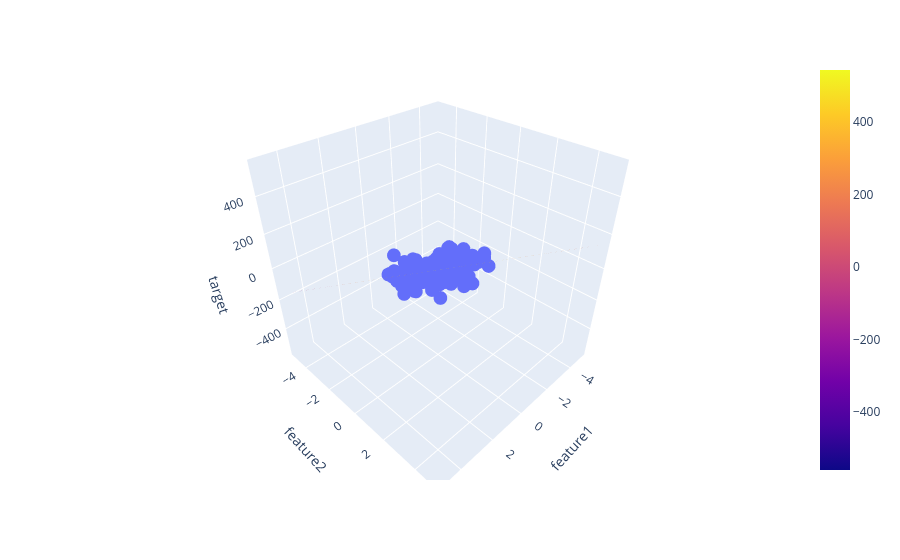

The notebook cell saved with this chart:
### Code cell
fig = px.scatter_3d(df, x='feature1', y='feature2', z='target')

fig.add_trace(go.Surface(x = x, y = y, z =z ))

fig.show()

### Figure 1 — Plotly figure (JSON) as saved in the notebook; plotly's stock layout.template omitted (floating-point values rounded to 4 significant figures; data arrays with more than 128 entries replaced by an {"elided": "..."} marker saying what was removed)
{"data": [{"hovertemplate": "feature1=%{x}<br>feature2=%{y}<br>target=%{z}<extra></extra>", "legendgroup": "", "marker": {"color": "#636efa", "symbol": "circle"}, "mode": "markers", "name": "", "scene": "scene", "showlegend": false, "type": "scatter3d", "x": {"elided": "160 float values"}, "y": {"elided": "160 float values"}, "z": {"elided": "160 float values"}}, {"type": "surface", "x": [-5.0, -4.796, -4.592, -4.388, -4.184, -3.98, -3.776, -3.571, -3.367, -3.163, -2.959, -2.755, -2.551, -2.347, -2.143, -1.939, -1.735, -1.531, -1.327, -1.122, -0.9184, -0.7143, -0.5102, -0.3061, -0.102, 0.102, 0.3061, 0.5102, 0.7143, 0.9184, 1.122, 1.327, 1.531, 1.735, 1.939, 2.143, 2.347, 2.551, 2.755, 2.959, 3.163, 3.367, 3.571, 3.776, 3.98, 4.184, 4.388, 4.592, 4.796, 5.0], "y": [-5.0, -4.796, -4.592, -4.388, -4.184, -3.98, -3.776, -3.571, -3.367, -3.163, -2.959, -2.755, -2.551, -2.347, -2.143, -1.939, -1.735, -1.531, -1.327, -1.122, -0.9184, -0.7143, -0.5102, -0.3061, -0.102, 0.102, 0.3061, 0.5102, 0.7143, 0.9184, 1.122, 1.327, 1.531, 1.735, 1.939, 2.143, 2.347, 2.551, 2.755, 2.959, 3.163, 3.367, 3.571, 3.776, 3.98, 4.184, 4.388, 4.592, 4.796, 5.0], "z": {"elided": "50x50 float values"}}], "layout": {"legend": {"tracegroupgap": 0}, "margin": {"t": 60}, "scene": {"domain": {"x": [0, 1], "y": [0, 1]}, "xaxis": {"title": {"text": "feature1"}}, "yaxis": {"title": {"text": "feature2"}}, "zaxis": {"title": {"text": "target"}}}}}
